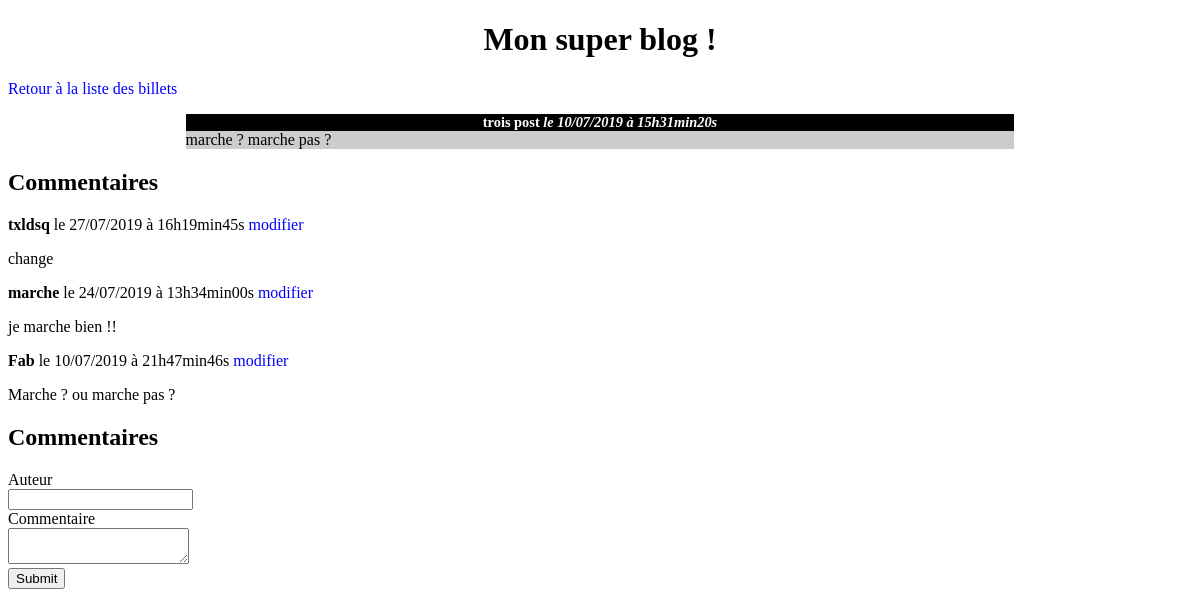
The app's page /index.php?action=post&id=3 with its own data.
### tables this page shows
CREATE TABLE IF NOT EXISTS `posts` (
  `ID` int(11) NOT NULL AUTO_INCREMENT,
  `title` varchar(255) NOT NULL,
  `content` text NOT NULL,
  `creation_date` datetime NOT NULL,
  PRIMARY KEY (`ID`)
);

CREATE TABLE IF NOT EXISTS `comments` (
  `ID` int(11) NOT NULL AUTO_INCREMENT,
  `post_id` int(11) NOT NULL,
  `author` varchar(255) NOT NULL,
  `comment` text NOT NULL,
  `comment_date` datetime NOT NULL,
  PRIMARY KEY (`ID`)
);

### controller/frontend.php (called while the page is built, shortened)
<?php
require_once('model/PostManager.php');
require_once('model/CommentManager.php');
function post()
{
    $postManager = new PostManager();
    $commentManager = new CommentManager();
    $post = $postManager->getPost($_GET['id']);
    $comments = $commentManager->getComments($_GET['id']);
    require('view/frontend/postView.php');
}

### model/PostManager.php (called while the page is built, shortened)
<?php
class PostManager extends Manager
{
	public function getPost($postId)
    {
        $db = $this->dbConnect();
        $req = $db->prepare('SELECT id, title, content, DATE_FORMAT(creation_date, \'%d/%m/%Y à %Hh%imin%ss\') AS creation_date_fr FROM posts WHERE id = ?');
        $req->execute(array($postId));
        $post = $req->fetch();
        return $post;
    }
   }

### model/CommentManager.php (called while the page is built, shortened)
<?php
class CommentManager extends Manager
{
    public function getComments($postId)
    {
        $db = $this->dbConnect();
        $comments = $db->prepare('SELECT id, author, comment, DATE_FORMAT(comment_date, \'%d/%m/%Y à %Hh%imin%ss\') AS comment_date_fr FROM comments WHERE post_id = ? ORDER BY comment_date DESC');
        $comments->execute(array($postId));
        return $comments;
    }
   }

### view/frontend/postView.php (the view, shortened to what this page needs)
<!DOCTYPE html>
<html>
    <head>
        <link href="public/css/style.css" rel="stylesheet" />
    </head>
    <body>
        <h1>Mon super blog !</h1>
        <p><a href="index.php">Retour à la liste des billets</a></p>
        <div class="news">
            <h3>
                <?= htmlspecialchars($post['title']) ?>
                <em>le <?= $post['creation_date_fr'] ?></em>
            </h3>
            <p>
                <?= nl2br(htmlspecialchars($post['content'])) ?>
            </p>
        </div>
        <h2>Commentaires</h2>
        <?php
        while ($comment = $comments->fetch())
        {
        ?>
            <p><strong><?= htmlspecialchars($comment['author']) ?></strong> le <?= $comment['comment_date_fr']?>
				<a href="index.php?action=viewComment&amp;id=<?= $comment['id']?>&amp;postId=<?= $post['id'] ?>">modifier</a>
            <p><?= nl2br(htmlspecialchars($comment['comment'])) ?></p>
        <?php
        }
        ?>
	<h2>Commentaires</h2>
<form action="index.php?action=addComment&amp;id=<?= $post['id'] ?>" method="post">
    <div>
        <label for="author">Auteur</label><br />
        <input type="text" id="author" name="author" />
    </div>
    <div>
        <label for="comment">Commentaire</label><br />
        <textarea id="comment" name="comment"></textarea>
    </div>
    <div>
        <input type="submit" />
    </div>
</form>
    </body>
</html>

### public/css/style.css (style rules this page uses)
h1, h3 { text-align:center; }
h3 { background-color:black; color:white; font-size:0.9em; margin-bottom:0px; }
.news p { background-color:#CCCCCC; margin-top:0px; }
.news { width:70%; margin:auto; }
a { text-decoration: none; color: blue; }

### records on screen
posts: title "trois post", content "marche ? marche pas ?"
comments: author "txldsq", comment_date_fr "27/07/2019 à 16h19min45s", comment "change"
comments: author "marche", comment_date_fr "24/07/2019 à 13h34min00s", comment "je marche bien !!"
comments: author "Fab", comment_date_fr "10/07/2019 à 21h47min46s", comment "Marche ? ou marche pas ?"

### other values on screen
$post['creation_date_fr'] "10/07/2019 à 15h31min20s"
